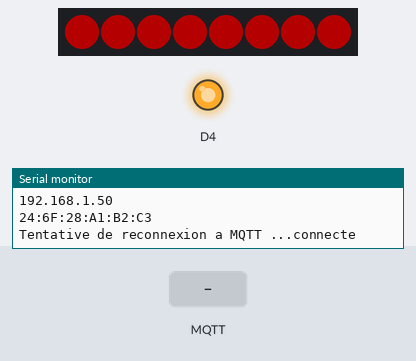
Simulated run of this sketch. Board: ESP8266 (NodeMCU). Shown: 8 RGB LEDs in strip order, left to right, output pins drawn as LEDs (lit = HIGH, except the on-board LED, lit = LOW), the last lines printed to the serial monitor. Inputs (shaded band) come from the test bench. Dim RGB values are drawn brighter than linear; WiFi joins after 1.5 s; servers stay silent unless stated; random numbers use the default seed unless the sketch sets one; no MQTT or app messages arrive unless stated.

Above: at 2.7 s.
2.8 s: MQTT message "5" arrives on the first subscribed topic
At 3.7 s:
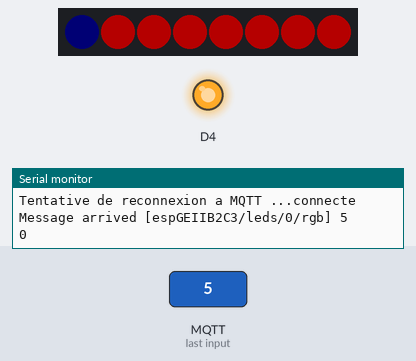
4.3 s: MQTT message "1" arrives on the first subscribed topic
At 4.8 s:
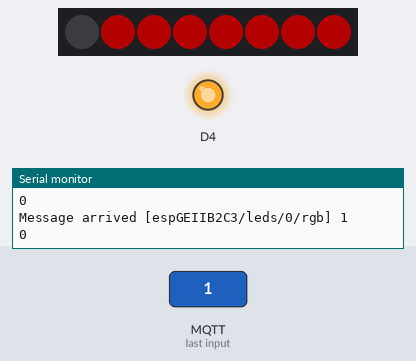
5.8 s: MQTT message "5" arrives on the second subscribed topic
At 7.2 s:
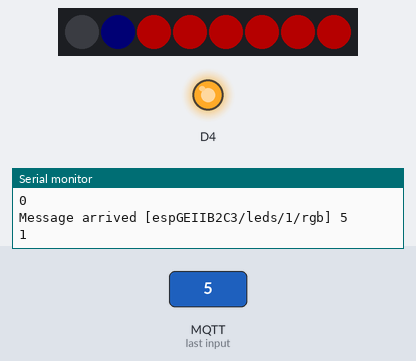
Timing chart, 0 to 8.8 s (numbered marks = the images above; inputs shaded):
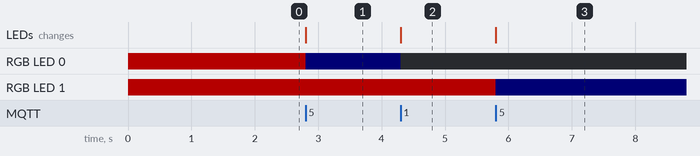

Measured:
- after the input at 2.8 s, RGB LED 0: RGB(64, 0, 0) → RGB(0, 0, 1) at once; the LEDs: change at once (image 1)
- after the input at 4.3 s, RGB LED 0: RGB(0, 0, 1) → off at once; the LEDs: change at once (image 2)
- after the input at 5.8 s, RGB LED 1: RGB(64, 0, 0) → RGB(0, 0, 1) at once; the LEDs: change at once (image 3)

The sketch:

tp3.ino
```cpp
#include "leds.h"
#include "capteurs.h"
#include "mqtt.h"

void setup() {
  Serial.begin(115200);
  setup_leds();
  setup_capteurs();
  setup_mqtt();
}
void loop() {
  loop_leds();
  loop_capteurs();
  loop_mqtt();

}
```

capteurs.cpp
```cpp
void setup_capteurs() {

}

void loop_capteurs() {

}
```

capteurs.h
```cpp
#ifndef CAPTEURS_H
#define CAPTEURS_H
void setup_capteurs();
void loop_capteurs();
#endif
```

leds.cpp
```cpp
#include <FastLED.h>
#include "leds.h"

CRGB leds[NUM_LEDS];
CHSV hsv;

void setup_leds() {
  FastLED.addLeds<LED_TYPE, DATA_PIN, COLOR_ORDER>(leds, NUM_LEDS);
  FastLED.setBrightness(BRIGHTNESS);
  for (int i = 0; i < NUM_LEDS; i++) {
    leds[i] = CRGB::Red;
  }
  FastLED.show();
}

void loop_leds() {
}

void traitementLed(int numLED, int color) {
  Serial.println(numLED);
  leds[numLED] = CRGB(color);
  FastLED.show();
}
```

leds.h
```cpp
#ifndef LEDS_H
#define LEDS_H
void setup_leds();
void loop_leds();
void traitementLed(int numLED, int color);
#endif

#define DATA_PIN D8
#define NUM_LEDS 8
#define BRIGHTNESS  64
#define LED_TYPE WS2811
#define COLOR_ORDER GRB
```

mqtt.cpp
```cpp
#include "mqtt.h"
#include "leds.h"
#include <ESP8266WiFi.h>
#include <PubSubClient.h>

const char* ssid = "GEWIFITP1";
const char* password = "geiigeii";
const char* mqtt_server = "192.168.0.9";
char* message;
unsigned long lastMsg = 0;
int x = 0;
static String MACaddress = WiFi.macAddress();
static String entete = "espGEII" + MACaddress.substring(12, 14) + MACaddress.substring(15, 17);

WiFiClient espClient;
PubSubClient client(espClient);

void setup_mqtt() {
  Serial.begin(115200);
  pinMode(BUILTIN_LED, OUTPUT);
  pinMode(Button_Flash, INPUT_PULLUP);
  setup_wifi();
  Serial.println(WiFi.macAddress());
  client.setServer(mqtt_server, 1883); //conection au port 1883 qui est lié a MQTT
  client.setCallback(callback); //definition du nom de la fonction a executer en cas de reception

}

void loop_mqtt() {
  String topic;
  if (!client.connected()) {
    reconnect();              // si non connecter tentative de reconnexion
  }
  client.loop();
}

void setup_wifi() {
  Serial.println();
  Serial.print("Connectinf to "); //affiche le nom de WiFi auquel nous nous connectons
  Serial.println(ssid);

  WiFi.mode(WIFI_STA); // definition du Wifi en mode statique
  WiFi.begin(ssid, password);

  while (WiFi.status() != WL_CONNECTED) { // indique que le mode de WiFi n'est pas encore appliqué
    delay(500);
    Serial.print(".");
  }

  randomSeed(micros());

  Serial.println("");
  Serial.println("WiFi connected");
  Serial.println("IP address: ");
  Serial.println(WiFi.localIP());

}

void callback(char* topic, byte* payload, unsigned int length) {
  Serial.print("Message arrived [");  //affiche le topic depuis lequel le message arrive
  Serial.print(topic);
  Serial.print("] ");
  payload[length] = '\0'; //rajoute un caractère nul en fin de chaine pour qu'elle soit traiter en temps que chaine de caractere
  String spayload = (char*)payload; //convertie le payload en string
  String stopic = (char*)topic; //convertie le topic en string
  Serial.println(spayload); //affiche le message recu
  int numLED = (stopic.substring(17, 18)).toInt();
  traitementLed(numLED, spayload.toInt());
}

void reconnect() {
  String topic;
  // tentative de reconnexion en boucle
  while (!client.connected()) {
    Serial.print("Tentative de reconnexion a MQTT ...");
    String clientId = "ESP8266Client-" ;
    clientId += String(random(0xffff), HEX); //creation d'un ID client aleatoire

    //tentative de reconnexion avec le nouveaux Id client
    if (client.connect(clientId.c_str())) {
      Serial.println("connecte");
      for (int i = 0; i < 8; i++) {
        topic = entete + "/leds/" + i + "/rgb";
        //client.publish(topic.c_str(), "r,g,b"); //rgb
        client.subscribe(topic.c_str());
      }
      for (int i = 0; i < 8; i++) {
        topic = entete + "/leds/" + i + "/hsv";
        //client.publish(topic.c_str(), "h,s,v"); //hsv
        client.subscribe(topic.c_str());
      }
    }
    else {
      Serial.print("echec, rc=");

      Serial.print(client.state());
      Serial.println("reassayer dans 5 seconds");
      // attendre 5s entre chaque tentative
      delay(5000);
    }
  }
}
```

mqtt.h
```cpp
#ifndef MQTT_H
#define MQTT_H

#include <ESP8266WiFi.h>
#include <PubSubClient.h>
void reconnect();
void setup_mqtt();
void loop_mqtt();
void setup_wifi();
void callback(char* topic, byte* payload, unsigned int length);

#endif

#define Button_Flash D3
#define MSG_BUFFER_SIZE  (50)
```
